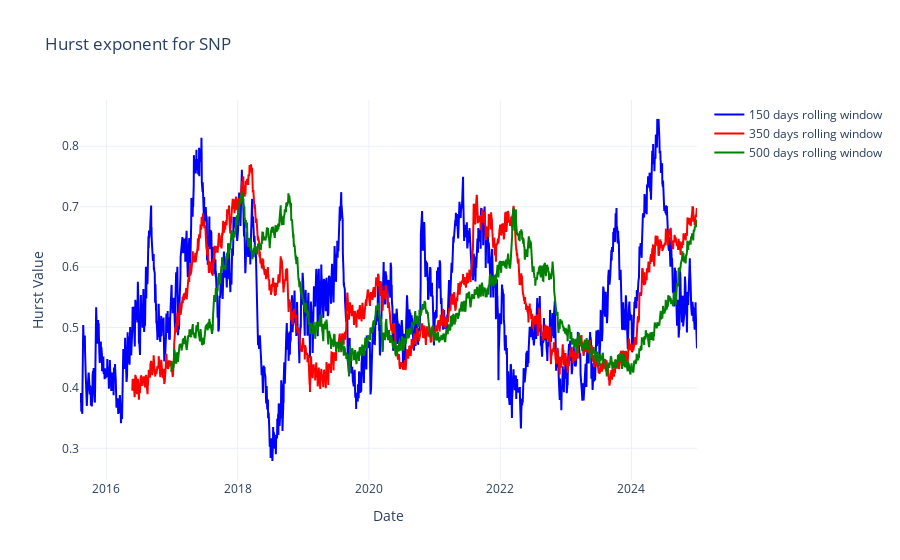

The notebook cell this image was saved under:
### Code cell
def compute_rolling_hurst(df, window, col='log_returns', lag=0):
    hurst_values = []
    times = []
    
    # Loop through the DataFrame using the rolling window
    for i in range(window - 1, len(df), lag+1):

        # Extract the window slice from the series
        window_series = df[col].iloc[i - window + 1 : i + 1: lag+1]
        
        # Compute the Hurst exponent using the 'change' method and simplified calculation
        h, c, data = compute_Hc(window_series, kind='change', simplified=True)
        
        hurst_values.append(h)
        times.append(df.index[i])
    
    # Create and return a new DataFrame with the computed Hurst exponents
    result_df = pd.DataFrame({'hurst': hurst_values}, index=times)
    return result_df

hurst_window150_lag0 = compute_rolling_hurst(SNP, window=150, col='log_returns', lag=0)
hurst_window350_lag0 = compute_rolling_hurst(SNP, window=350, col='log_returns', lag=0)
hurst_window500_lag0 = compute_rolling_hurst(SNP, window=500, col='log_returns', lag=0)

fig = go.Figure()
fig.add_trace(go.Scatter(
    x=hurst_window150_lag0.index,
    y=hurst_window150_lag0["hurst"],
    mode='lines',
    name='150 days rolling window',
    line=dict(color='blue')
))
fig.add_trace(go.Scatter(
    x=hurst_window350_lag0.index,
    y=hurst_window350_lag0["hurst"],
    mode='lines',
    name='350 days rolling window',
    line=dict(color='red')
))
fig.add_trace(go.Scatter(
    x=hurst_window500_lag0.index,
    y=hurst_window500_lag0["hurst"],
    mode='lines',
    name='500 days rolling window',
    line=dict(color='green')
))
fig.update_layout(
    title=f"Hurst exponent for SNP",
    xaxis_title="Date",
    yaxis_title="Hurst Value",
    template="plotly_white"
)

### Figure 1 — Plotly figure (JSON) as saved in the notebook; plotly's stock layout.template omitted (floating-point values rounded to 4 significant figures; data arrays with more than 128 entries replaced by an {"elided": "..."} marker saying what was removed)
{"data": [{"line": {"color": "blue"}, "mode": "lines", "name": "150 days rolling window", "type": "scatter", "x": {"elided": "2366 str values"}, "y": {"elided": "2366 float values"}}, {"line": {"color": "red"}, "mode": "lines", "name": "350 days rolling window", "type": "scatter", "x": {"elided": "2166 str values"}, "y": {"elided": "2166 float values"}}, {"line": {"color": "green"}, "mode": "lines", "name": "500 days rolling window", "type": "scatter", "x": {"elided": "2016 str values"}, "y": {"elided": "2016 float values"}}], "layout": {"title": {"text": "Hurst exponent for SNP"}, "xaxis": {"title": {"text": "Date"}}, "yaxis": {"title": {"text": "Hurst Value"}}}}
